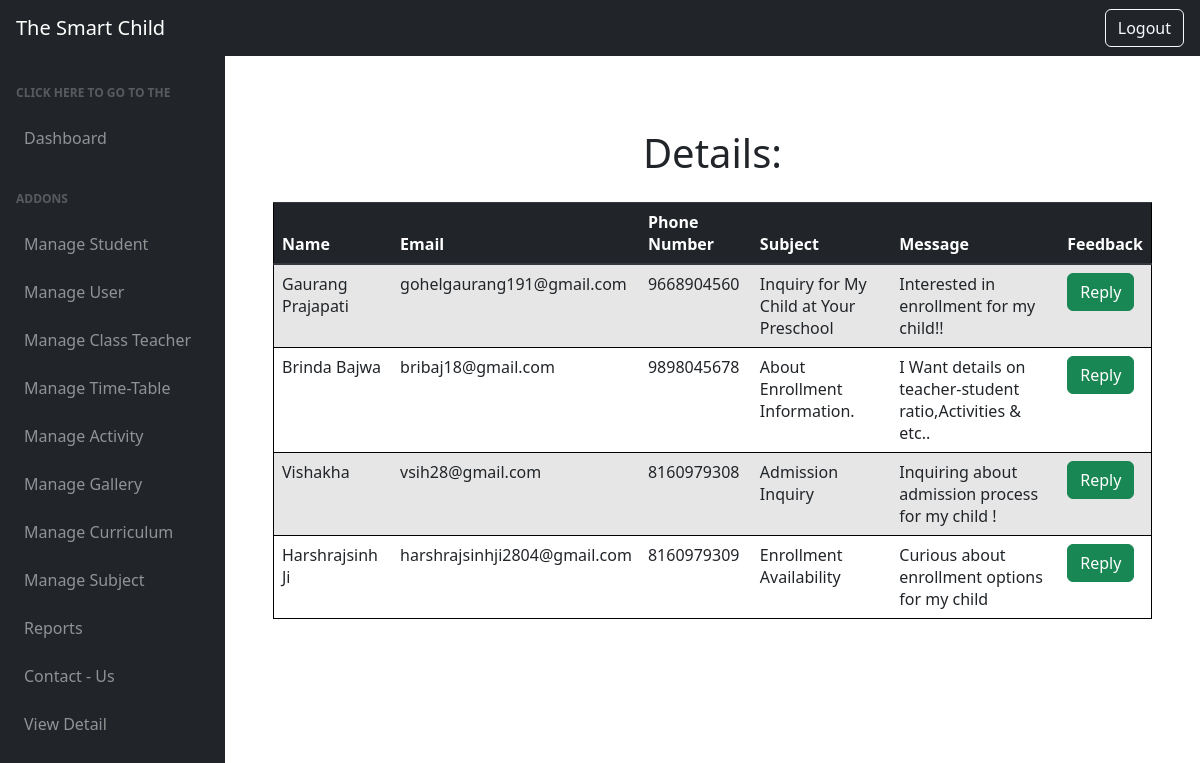
Screenshot of /view_contactus (signed in) with the database file from the repository.
### school/models.py (models this page shows, shortened)
class ContactUs(models.Model):
    name=models.CharField(max_length=50)
    email=models.CharField(max_length=100)
    number=models.CharField(max_length=20)
    subject=models.CharField(max_length=50)
    message=models.TextField()

### school/views.py (the view)
# urls.py: path('view_contactus', view_contactus,name='view_contactus'),
@login_required(login_url='/login_page')
@user_passes_test(is_superuser)
def view_contactus(request):
    qry=ContactUs.objects.all()
    return render(request,'view_contactus.html',{'qry':qry})

### school/views.py (called while the page is built)
def is_superuser(user):
    return user.is_superuser

### templates/view_contactus.html (shortened to what this page needs)
<html>
<head>
<link rel="stylesheet" href="https://cdn.jsdelivr.net/npm/bootstrap@4.0.0/dist/css/bootstrap.min.css">
</head>
 <body class="sb-nav-fixed">
        <nav class="sb-topnav navbar navbar-expand navbar-dark bg-dark">
            <a class="navbar-brand ps-3" href="index.html">The Smart Child</a>
            <button class="btn btn-link btn-sm order-1 order-lg-0 me-4 me-lg-0" id="sidebarToggle" href="#!"></button>
        </nav>
        {% include "admin_sidebar.html" %}
<div class="p-5">
      <div id="layoutSidenav_content">
          <main>
                    <div style="display: flex; justify-content: center; align-items: center;">
                      <div>
                        <h1 style="text-align: center; margin-top: 25px; margin-bottom: 25px;">Details:</h1>
                        <table style="border: 1px solid black; margin: auto; " class="table table-striped">
                          <thead class="thead-dark">
                          <tr>
                            <th>Name</th>
                            <th>Email</th>
                            <th>Phone Number</th>
                            <th>Subject </th>
                            <th>Message</th>
                            <th>Feedback</th>
                          </tr>
                          </thead>
                          {%for i in qry%}
                          <tr>
                            <td>{{i.name}}</td>
                            <td>{{i.email}}</td>
                            <td>{{i.number}}</td>
                            <td>{{i.subject}}</td>
                            <td>{{i.message}}</td>
                            <td>
                              <a href='/replay_contactus/{{i.id}}' class='btn btn-success'>Reply</a>
                            </td>
                          </tr>
                          {%endfor%}
                        </table>
                      </div>
                      </div>
             </main>
             </div>
  </body>
  </html>

### rows the page displays
ContactUs: name "Gaurang Prajapati", email "gohelgaurang191@gmail.com", number "9668904560", subject "Inquiry for My Child at Your Preschool", message "Interested in enrollment for my child!!"
ContactUs: name "Brinda Bajwa", email "bribaj18@gmail.com", number "9898045678", subject "About Enrollment Information.", message "I Want details on teacher-student ratio,Activities & etc.."
ContactUs: name "Vishakha", email "vsih28@gmail.com", number "8160979308", subject "Admission Inquiry", message "Inquiring about admission process for my child !"
ContactUs: name "Harshrajsinh Ji", email "harshrajsinhji2804@gmail.com", number "8160979309", subject "Enrollment Availability", message "Curious about enrollment options for my child"
